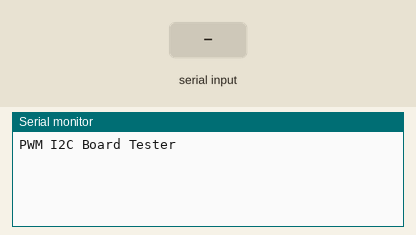
Simulated run of this sketch. Board: Arduino Uno, built with avr-gcc and run on an emulated ATmega328P. On the bench: the last lines printed to the serial monitor. The test bench sets the inputs (shaded band).

Above: at 1.2 s.
1.3 s: "Set Port" received over Serial
At 3.1 s:
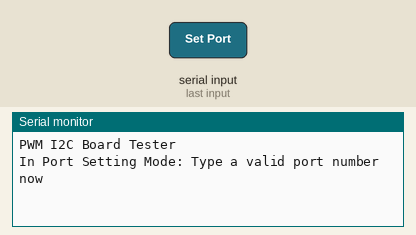
3.8 s: "Set Pulse" received over Serial
At 5.1 s:
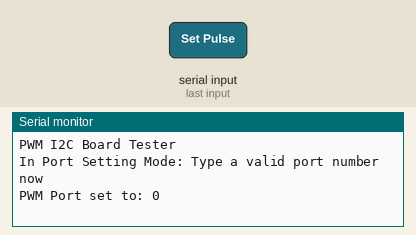

Measured:
- after the input at 1.3 s, the serial monitor: prints a new line after 1.0 s (image 1)
- after the input at 3.8 s, the serial monitor: prints a new line after 1.0 s (image 2)

The sketch:

PWM_TEST.ino
```cpp
#include <Wire.h>
#include <Adafruit_PWMServoDriver.h>

// called this way, it uses the default address 0x40
Adafruit_PWMServoDriver pwm = Adafruit_PWMServoDriver();

#define SERVOMIN  150 // this is the 'minimum' pulse length count (out of 4096)
#define SERVOMAX  600 // this is the 'maximum' pulse length count (out of 4096)

uint8_t servonum = 0;
uint16_t armPulse = 331;
uint16_t setPulse = 0;
uint8_t mode = 0;

String serialData = "";

void setup() {
  Serial.begin(9600);
  Serial.println("PWM I2C Board Tester");

  pwm.begin();

  pwm.setPWMFreq(60);  // Analog servos run at ~60 Hz updates

  delay(10);

}

void loop() {
	if(Serial.available() > 0){
		/*
		MODES:
		0 = Init
		1 = Set PWM Port
		2 = Set PWM Pulsewidth to PWM Port from Mode 1

		*/
		serialData = Serial.readString();
		if(mode == 0){
			//init mode
			if(serialData.equals("Set Port")){
				mode = 1;
        Serial.println("In Port Setting Mode: Type a valid port number now");
			}
			else if(serialData.equals("Set Pulse")){
				mode = 2;
        Serial.println("In Pulse Setting mode: Type a valid Pulse number now");
			}
		}
		else if(mode == 1){
			if(serialData.equals("Set New")){
				mode = 0;
			}
			else{
				//here, Select the port using conversion to uint_8t
				servonum = serialData.toInt();
				Serial.print("PWM Port set to: ");
				Serial.println(servonum);
			}

		}
		else if(mode == 2){
			if(serialData.equals("Set New")){
				mode = 0;
			}
			else{
				//here, perform conversion to uint_16t of any input data as this is direct pulse width to servo writes
				setPulse = serialData.toInt();
				Serial.print("Writing Pulsewidth of: ");
				Serial.print(setPulse);
				Serial.print(" to Port Pin: ");
				Serial.println(servonum);

				//PWM write:
				pwm.setPWM(servonum, 0, setPulse);
			}
		}
	}
	delay(20);
}


// you can use this function if you'd like to set the pulse length in seconds
// e.g. setServoPulse(0, 0.001) is a ~1 millisecond pulse width. its not precise!
void setServoPulse(uint8_t n, double pulse) {
  double pulselength;

  pulselength = 1000000;   // 1,000,000 us per second
  pulselength /= 60;   // 60 Hz
  Serial.print(pulselength); Serial.println(" us per period");
  pulselength /= 4096;  // 12 bits of resolution
  Serial.print(pulselength); Serial.println(" us per bit");
  pulse *= 1000000;  // convert to us
  pulse /= pulselength;
  Serial.println(pulse);
  pwm.setPWM(n, 0, pulse);
}
```
